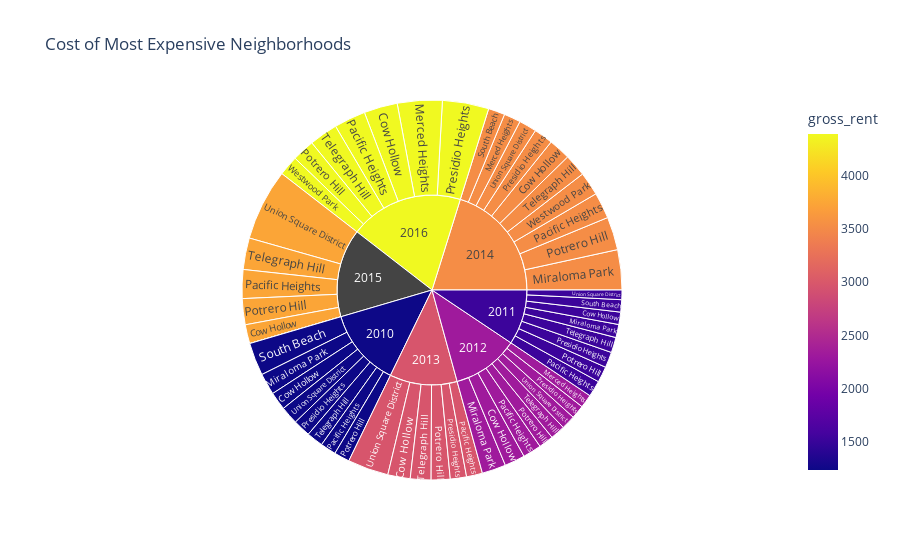

The code cell stored with this chart in its notebook:
### Code cell
#sunburst()

### Figure 1 — Plotly figure (JSON) as saved in the notebook; plotly's stock layout.template omitted (floating-point values rounded to 4 significant figures)
{"data": [{"branchvalues": "total", "customdata": [[1239], [1530.0], [2324], [2971], [3528.0], [3739.0], [4390], [2324], [3528], [4390], [1239], [1530], [2324], [3528], [1239], [1530], [2324], [2971], [3528], [3739], [4390], [1239], [1530], [2324], [2971], [3528], [3739], [4390], [1239], [1530], [2324], [2971], [3528], [null], [4390], [1239], [1530], [3528], [1239], [1530], [2324.0], [2971], [3528.0], [3739], [4390], [1239], [1530], [2324], [2971], [3528], [3739.0], [3528.0], [4390], [1239.0], [1530], [2324.0], [2971.0], [3528.0], [null], [4390]], "domain": {"x": [0, 1], "y": [0, 1]}, "hovertemplate": "labels=%{label}<br>sale_price_sqr_foot=%{value}<br>parent=%{parent}<br>id=%{id}<br>gross_rent=%{color}<extra></extra>", "ids": ["2010/Cow Hollow", "2011/Cow Hollow", "2012/Cow Hollow", "2013/Cow Hollow", "2014/Cow Hollow", "2015/Cow Hollow", "2016/Cow Hollow", "2012/Merced Heights", "2014/Merced Heights", "2016/Merced Heights", "2010/Miraloma Park", "2011/Miraloma Park", "2012/Miraloma Park", "2014/Miraloma Park", "2010/Pacific Heights", "2011/Pacific Heights", "2012/Pacific Heights", "2013/Pacific Heights", "2014/Pacific Heights", "2015/Pacific Heights", "2016/Pacific Heights", "2010/Potrero Hill", "2011/Potrero Hill", "2012/Potrero Hill", "2013/Potrero Hill", "2014/Potrero Hill", "2015/Potrero Hill", "2016/Potrero Hill", "2010/Presidio Heights", "2011/Presidio Heights", "2012/Presidio Heights", "2013/Presidio Heights", "2014/Presidio Heights", "2015/Presidio Heights", "2016/Presidio Heights", "2010/South Beach", "2011/South Beach", "2014/South Beach", "2010/Telegraph Hill", "2011/Telegraph Hill", "2012/Telegraph Hill", "2013/Telegraph Hill", "2014/Telegraph Hill", "2015/Telegraph Hill", "2016/Telegraph Hill", "2010/Union Square District", "2011/Union Square District", "2012/Union Square District", "2013/Union Square District", "2014/Union Square District", "2015/Union Square District", "2014/Westwood Park", "2016/Westwood Park", "2010", "2011", "2012", "2013", "2014", "2015", "2016"], "labels": ["Cow Hollow", "Cow Hollow", "Cow Hollow", "Cow Hollow", "Cow Hollow", "Cow Hollow", "Cow Hollow", "Merced Heights", "Merced Heights", "Merced Heights", "Miraloma Park", "Miraloma Park", "Miraloma Park", "Miraloma Park", "Pacific Heights", "Pacific Heights", "Pacific Heights", "Pacific Heights", "Pacific Heights", "Pacific Heights", "Pacific Heights", "Potrero Hill", "Potrero Hill", "Potrero Hill", "Potrero Hill", "Potrero Hill", "Potrero Hill", "Potrero Hill", "Presidio Heights", "Presidio Heights", "Presidio Heights", "Presidio Heights", "Presidio Heights", "Presidio Heights", "Presidio Heights", "South Beach", "South Beach", "South Beach", "Telegraph Hill", "Telegraph Hill", "Telegraph Hill", "Telegraph Hill", "Telegraph Hill", "Telegraph Hill", "Telegraph Hill", "Union Square District", "Union Square District", "Union Square District", "Union Square District", "Union Square District", "Union Square District", "Westwood Park", "Westwood Park", "2010", "2011", "2012", "2013", "2014", "2015", "2016"], "marker": {"coloraxis": "coloraxis", "colors": [1239, 1530.0, 2324, 2971, 3528.0, 3739.0, 4390, 2324, 3528, 4390, 1239, 1530, 2324, 3528, 1239, 1530, 2324, 2971, 3528, 3739, 4390, 1239, 1530, 2324, 2971, 3528, 3739, 4390, 1239, 1530, 2324, 2971, 3528, null, 4390, 1239, 1530, 3528, 1239, 1530, 2324.0, 2971, 3528.0, 3739, 4390, 1239, 1530, 2324, 2971, 3528, 3739.0, 3528.0, 4390, 1239.0, 1530, 2324.0, 2971.0, 3528.0, null, 4390]}, "name": "", "parents": ["2010", "2011", "2012", "2013", "2014", "2015", "2016", "2012", "2014", "2016", "2010", "2011", "2012", "2014", "2010", "2011", "2012", "2013", "2014", "2015", "2016", "2010", "2011", "2012", "2013", "2014", "2015", "2016", "2010", "2011", "2012", "2013", "2014", "2015", "2016", "2010", "2011", "2014", "2010", "2011", "2012", "2013", "2014", "2015", "2016", "2010", "2011", "2012", "2013", "2014", "2015", "2014", "2016", "", "", "", "", "", "", ""], "type": "sunburst", "values": [569.4, 390.6, 644.8, 707.4, 691.9, 598.6, 1059.0, 421.1, 528.7, 1417.0, 680.6, 414.7, 756.2, 1268.0, 496.5, 509.0, 586.2, 503.9, 824.7, 910.2, 996.4, 491.5, 503.1, 466.6, 598.7, 1045.0, 821.3, 707.7, 549.4, 493.8, 426.6, 512.8, 603.5, 0, 1466.0, 1037.0, 388.6, 524.6, 524.8, 483.4, 465.8, 653.3, 708.2, 997.0, 903.0, 569.2, 302.1, 445.2, 1290.0, 558.3, 2259.0, 743.0, 631.2, 4918.0, 3485.0, 4213.0, 4267.0, 7496.0, 5586.0, 7180.0]}], "layout": {"autosize": true, "coloraxis": {"colorbar": {"title": {"text": "gross_rent"}}, "colorscale": [[0, "#0d0887"], [0.1111, "#46039f"], [0.2222, "#7201a8"], [0.3333, "#9c179e"], [0.4444, "#bd3786"], [0.5556, "#d8576b"], [0.6667, "#ed7953"], [0.7778, "#fb9f3a"], [0.8889, "#fdca26"], [1, "#f0f921"]]}, "legend": {"tracegroupgap": 0}, "title": {"text": "Cost of Most Expensive Neighborhoods"}}}
